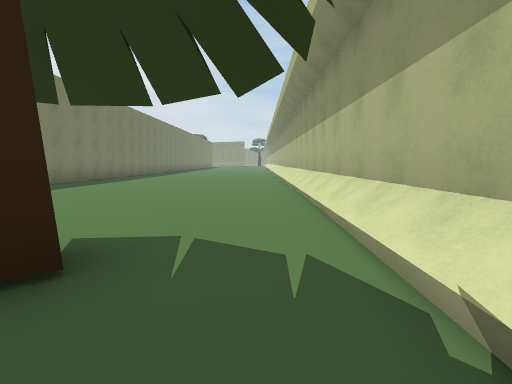
View 1 (above)

17 first-person views from a walk through a 3-D level made in the Unity game engine. The camera is 1.4 m above the floor, tilts 6° down and sees 85° across. The floor is counted in squares, 2 m on a side. Each view is taken from the middle of a square. On the plan, view 1 faces up. The plan holds only what a view shows up to about 9 squares ahead; the rest is blank. The place goes on beyond the plan. The player is left out. Some animated figures are left out.

View 2
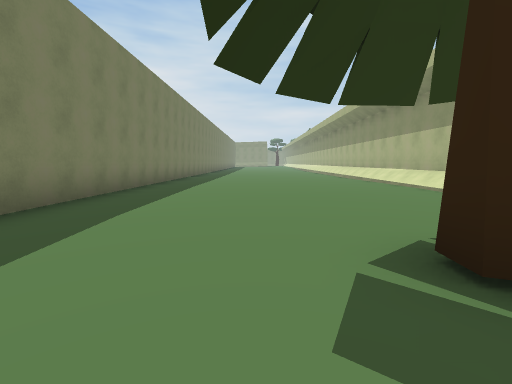

View 3
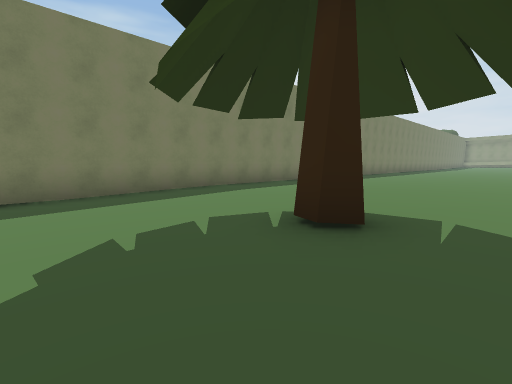

View 4
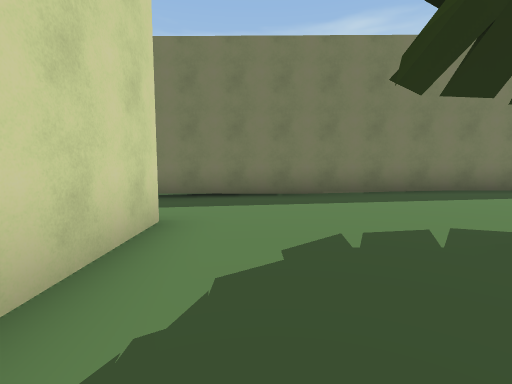

View 5
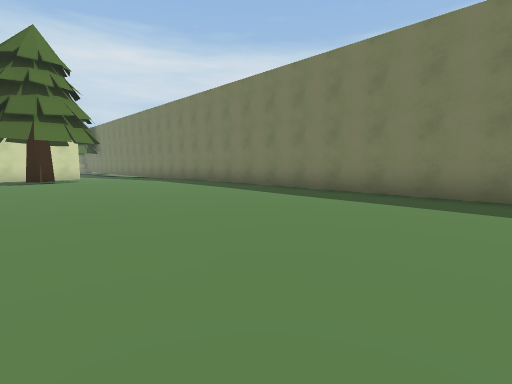

View 6
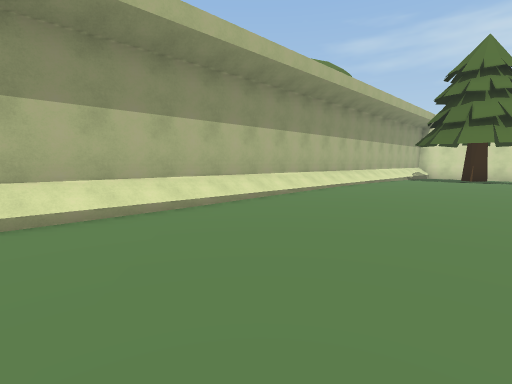

View 7
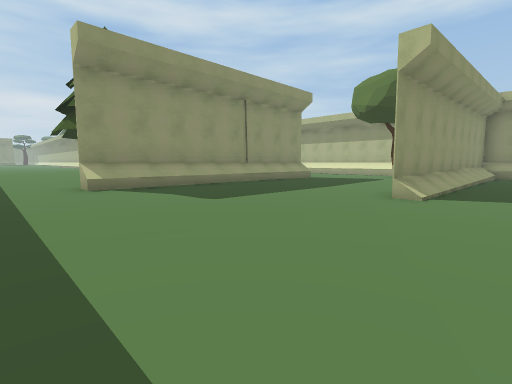

View 8
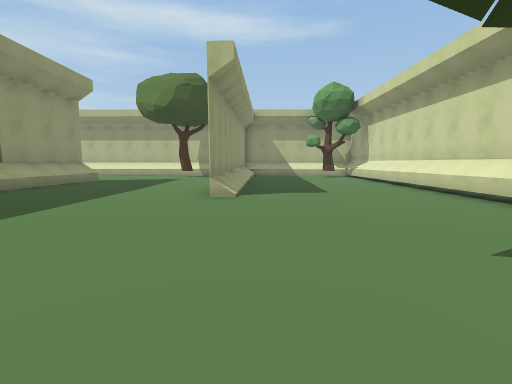

View 9
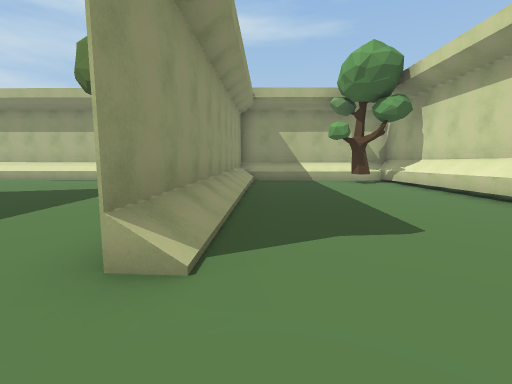

View 10
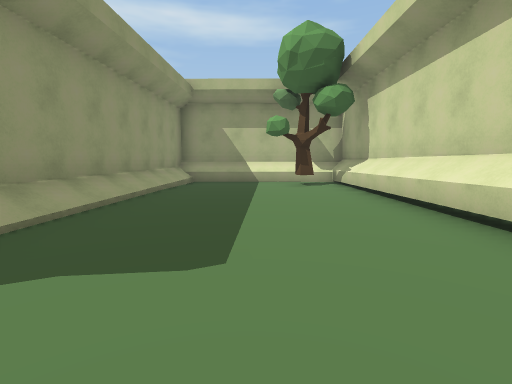

View 11
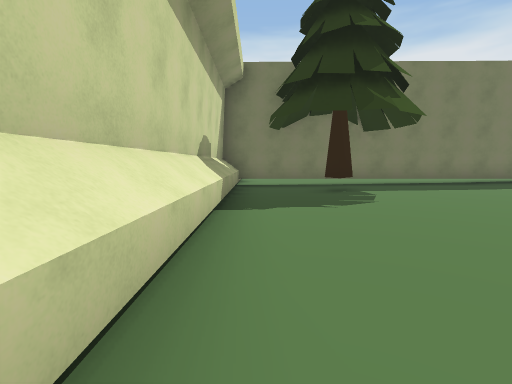

View 12
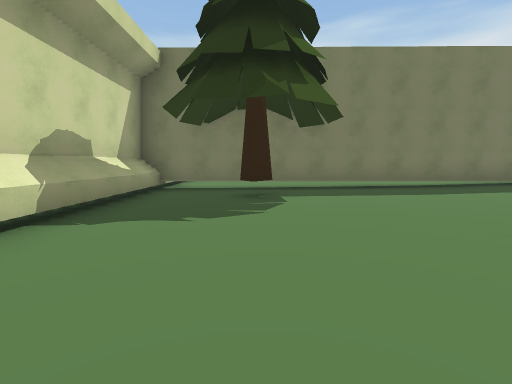

View 13
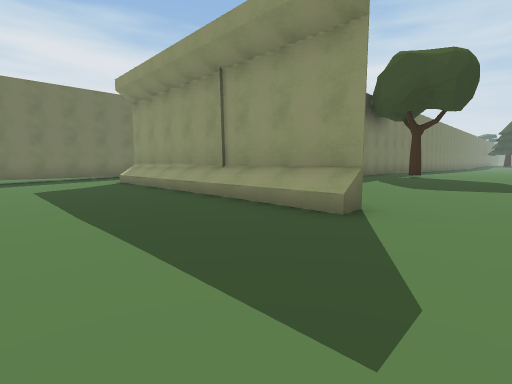

View 14
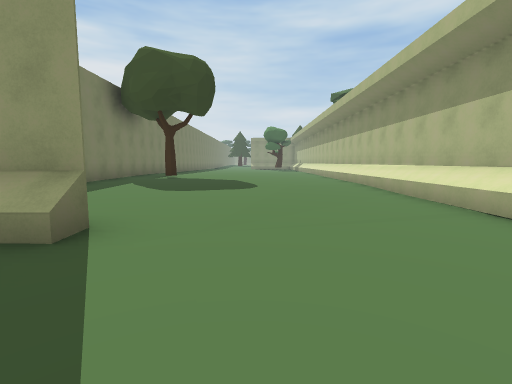

View 15
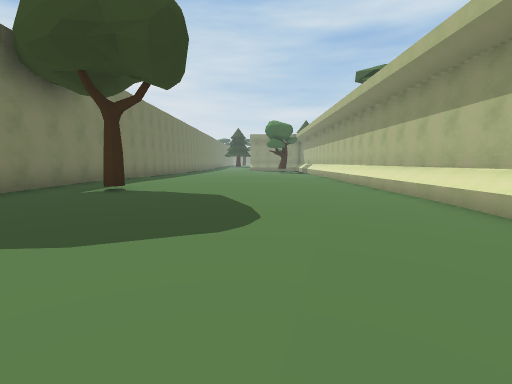

View 16
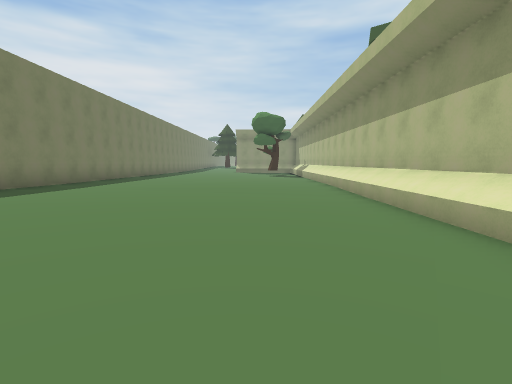

View 17
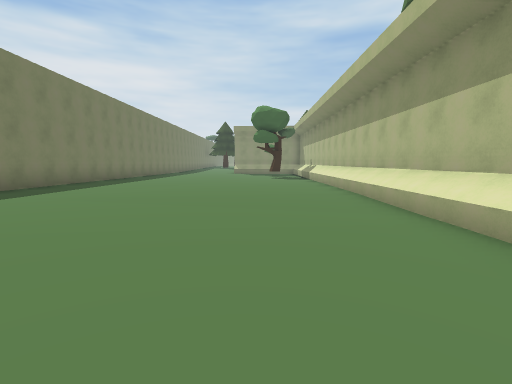

### Floor plan
Key: @ floor where view 1 was taken; # wall or solid block; . main floor; : floor 0.25 m higher than the main floor; - floor 0.25 m lower than the main floor; + floor 0.5 m higher than the main floor; / step, stairs or slope; = window, fence, low wall or low ledge; ^ raised ledge; T tree; H thing the floor can be seen under or through.
Columns run from 8 left of view 1 to 10 right of it. Each row starts with its distance up from view 1.
 14      ::::/#::.....#
 13   #+:::::#=:::....#
 12   #+:::::#:::::...#
 11   #++::::#:::::...#
 10   #+++:::#:::::...#
  9   #++++++#:::::...#
  8   #++++++#:::::...#
  7   #++++++#+::::...#
  6   #++++++#:::::...#
  5   #++++++#:T:::...#
  4   #++++++#:::::...#
  3   #:+++++#:::::...#
  2   #:::TT:#::::....#
  1   #::::::#::::....#
  0   #:::::@  ::.....#
 -1   #::::::  :......#
 -2   #.:^######^.....
 -3  .H..............
 -4 ..H.............
 -5 ..H............
 -6 ..H............
 -7 ..H------########^
 -8 --H----------....=
 -9 --H------------...
-10 --HT------------..
-11 --H-------------..
-12 --#-------------T.
-13   ################

Where each view was taken, in squares from view 1:
view 1: 0 up, 0 right, facing up
view 2: 0 up, 3 left, facing up
view 3: 1 down, 0 right, facing up-left
view 4: 1 down, 0 right, facing left
view 5: 13 up, 0 right, facing down-left
view 6: 14 up, 3 left, facing down-right
view 7: 9 down, 5 left, facing up-right
view 8: 8 down, 5 left, facing right
view 9: 8 down, 1 left, facing right
view 10: 10 down, 0 right, facing right
view 11: 12 down, 2 right, facing left
view 12: 10 down, 1 right, facing left
view 13: 6 down, 6 right, facing up-left
view 14: 5 down, 6 right, facing up
view 15: 1 down, 6 right, facing up
view 16: 3 up, 7 right, facing up
view 17: 5 up, 7 right, facing up
